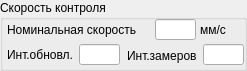
  <widget class="QGroupBox" name="groupBox_speed">
   <property name="geometry">
    <rect>
     <x>10</x>
     <y>319</y>
     <width>247</width>
     <height>71</height>
    </rect>
   </property>
   <property name="layoutDirection">
    <enum>Qt::LeftToRight</enum>
   </property>
   <property name="title">
    <string>Скорость контроля</string>
   </property>
   <widget class="ParamLineEdit" name="ed_time_interval">
    <property name="geometry">
     <rect>
      <x>203</x>
      <y>44</y>
      <width>41</width>
      <height>21</height>
     </rect>
    </property>
    <property name="alignment">
     <set>Qt::AlignCenter</set>
    </property>
   </widget>
   <widget class="QLabel" name="label_time_interval">
    <property name="geometry">
     <rect>
      <x>127</x>
      <y>45</y>
      <width>81</width>
      <height>21</height>
     </rect>
    </property>
    <property name="text">
     <string>Инт.замеров</string>
    </property>
   </widget>
   <widget class="ParamLineEdit" name="ed_update_interval">
    <property name="geometry">
     <rect>
      <x>79</x>
      <y>44</y>
      <width>41</width>
      <height>21</height>
     </rect>
    </property>
    <property name="alignment">
     <set>Qt::AlignCenter</set>
    </property>
   </widget>
   <widget class="ParamLineEdit" name="ed_normal_speed">
    <property name="geometry">
     <rect>
      <x>155</x>
      <y>19</y>
      <width>41</width>
      <height>21</height>
     </rect>
    </property>
    <property name="alignment">
     <set>Qt::AlignCenter</set>
    </property>
   </widget>
   <widget class="QLabel" name="label_update_interval">
    <property name="geometry">
     <rect>
      <x>7</x>
      <y>44</y>
      <width>71</width>
      <height>21</height>
     </rect>
    </property>
    <property name="text">
     <string>Инт.обновл.</string>
    </property>
   </widget>
   <widget class="QLabel" name="label_normal_speed">
    <property name="geometry">
     <rect>
      <x>7</x>
      <y>19</y>
      <width>141</width>
      <height>21</height>
     </rect>
    </property>
    <property name="text">
     <string>Номинальная скорость</string>
    </property>
   </widget>
   <widget class="QLabel" name="label_normal_speed_units">
    <property name="geometry">
     <rect>
      <x>200</x>
      <y>22</y>
      <width>41</width>
      <height>16</height>
     </rect>
    </property>
    <property name="text">
     <string>мм/с</string>
    </property>
   </widget>
  </widget>
